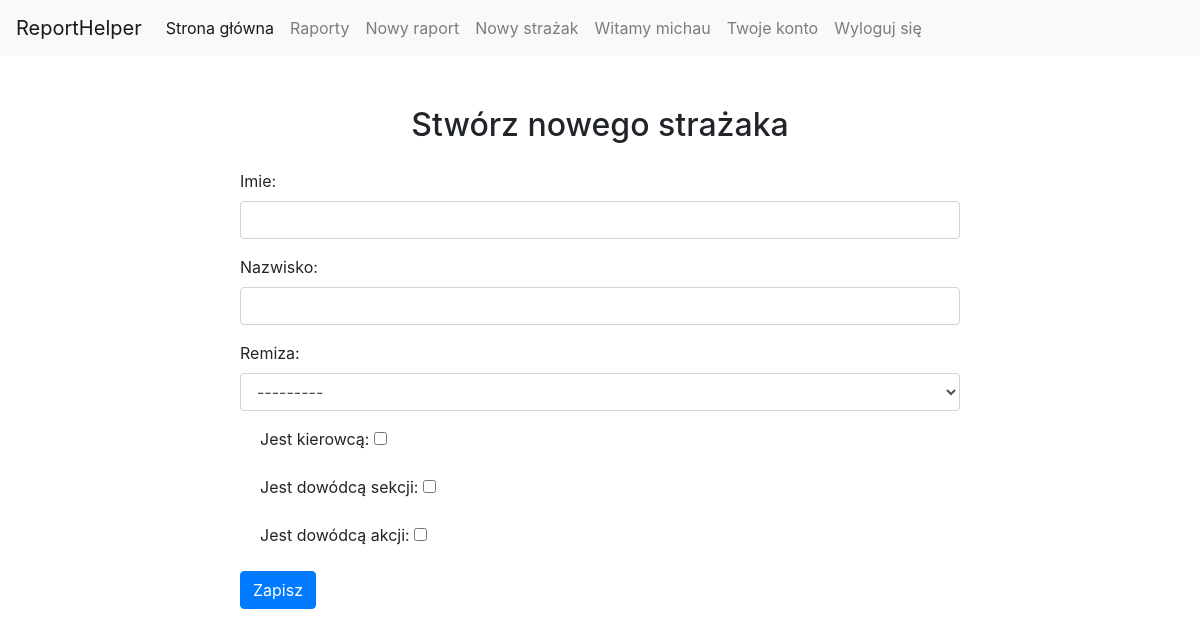
/create-firefighter/ (signed in), run on an earlier commit of the app's database.
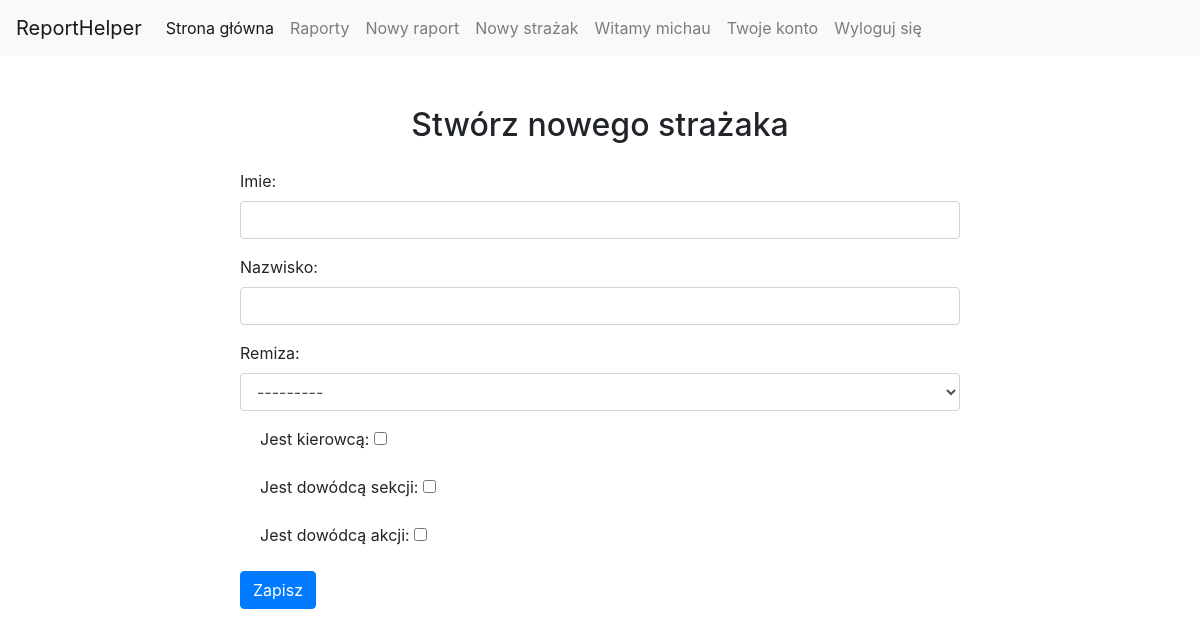
And on a later commit of the database.
### reporter/models.py (models this page shows)
class Firestation(models.Model):
    stationid = models.AutoField(primary_key=True)
    stationName = models.CharField(max_length=100, default="")
    def __str__(self):
        return self.stationName

### reporter/views.py (the view)
# urls.py: path('create-firefighter/',views.create_firefighter, name='create-firefighter'),
def create_firefighter(request):
    if request.method == "POST":
        form = FirefighterForm(request.POST)
        if form.is_valid():
            cd = form.cleaned_data
            fireStation = Firestation.objects.filter(
                firestationmember=FirestationMember.objects.filter(memberid=request.user).first(),
                stationName=cd['stationid']).first()
            Firefighter.objects.create(stationid=fireStation, firstName=cd['firstName'], lastName=cd['lastName'],
                                       isDriver=cd['isDriver'], isSectionCommander=cd['isSectionCommander'],
                                       isActionCommander=cd['isActionCommander'])
            return render(request, "information.html",
                          {'message': "Pomyślnie dodano nowego strażaka", 'return_button': True})
    else:
        user = request.user
        form = FirefighterForm()
        form.fields['stationid'].queryset = Firestation.objects.filter(
            firestationmember=FirestationMember.objects.filter(memberid=user).first())
    return render(request, 'create_firefighter.html', {'form': form})

### reporter/forms.py
class FirefighterForm(forms.Form):
    firstName = forms.CharField(label="Imie")
    lastName = forms.CharField(label="Nazwisko")
    stationid = forms.ModelChoiceField(queryset=Firestation.objects.all(), label="Remiza")
    isDriver = forms.BooleanField(label="Jest kierowcą",initial=False, required=False)
    isSectionCommander = forms.BooleanField(label="Jest dowódcą sekcji", initial=False, required=False)
    isActionCommander = forms.BooleanField(label="Jest dowódcą akcji", initial=False, required=False)

### reporter/templates/create_firefighter.html (shortened to what this page needs)
{% extends 'index.html' %}
{% load widget_tweaks %}
{% block content %}
    <h2 style="text-align: center;margin-top:50px;margin-bottom:25px;">Stwórz nowego strażaka</h2>
    <form method="post" novalidate style="width:60%;margin-left: 20%;">
  {% for field in form.visible_fields %}
    <div class="form-group">
    {% if field.field.widget.input_type == "checkbox" %}
        <div class="form-check">
        {{ field.label_tag }}
        {% render_field field  %}
        </div>
    {% else %}
        {{ field.label_tag }}
        {% render_field field class="form-control" %}
    {% endif %}
    </div>
  {% endfor %}
  <button type="submit" class="btn btn-primary">Zapisz</button>
</form>
{% endblock %}

What changed in the data, as far as the page shows it:
added Firestation: stationid "---------"
